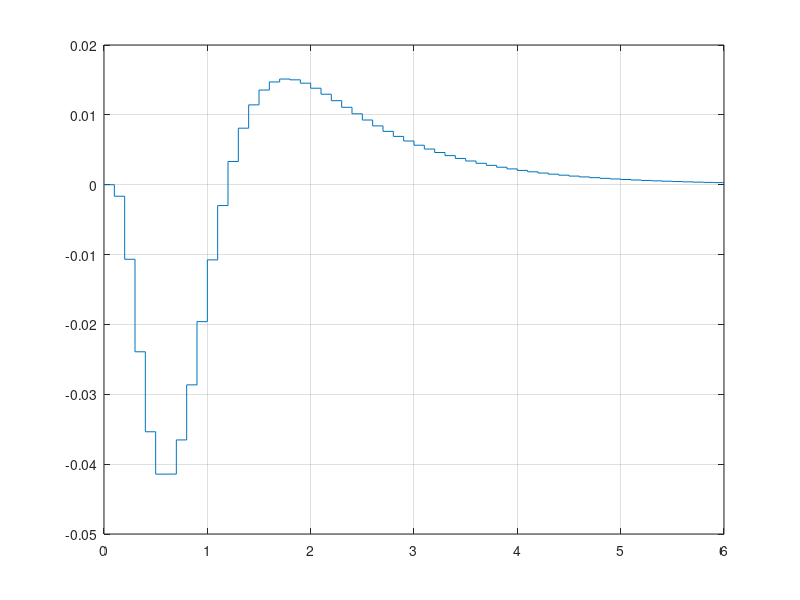

The MATLAB script that drew this image:
%% QUADROTOR BALANCING PENDULUM MODEL PREDICTIVE CONTROL SIMULATION
%
% MATLAB simulation of the paper A Flying Inverted Pendulum by Markus Hehn 
% and Raffaello D'Andrea 

%% INITIALIZATION 

% Constants
g = 9.81;   % m/s^2
L = 0.6;    % meters

% continuous-time state space matrices
Ac = [0   1 0 0 0;
     g/L 0 0 0 -g;
     0   0 0 1 0;
     0   0 0 0 g;
     0   0 0 0 0];
 
Bc = [0;0;0;0;1];

Cc = eye(size(Ac));
% outputs we are interested are
% - r1:     the displacement of 
% - r2:     velocity of pendulum relative to quadrotor
% - x1:     x-direction displacement of quadrotor relative to inertial
%           coordinate frame O
% - x2:     x-direction velocity of quadrotor relative to inertial
%           coordinate frame O
% - beta:   pitch angle of quad (rotation angle around y-axis)

% continuous-time state-space model
sysc = ss(Ac,Bc,Cc,[]);
 
%% CHECK CONTROLLABILITY OF CONTINUOUS TIME SYSTEM
 
% ctrb(A,B)
% 
% % not controllable
% % use Hautus test 
% 
% eigvals = eig(A);
% 
% for idx = 1:numel(eigvals)
%  lambda = eigvals(idx);
%  disp('Eigenvalue: ');
%  disp(lambda)
%  rk = rank([(eye(size(A))*lambda-A) B]);
%  disp('rank: ');
%  disp(rk);
%  disp('----------------');
% end

%% DISCRETIZE SYSTEM

Ts = 0.1;  % 10 ms sampling time
sysd = c2d(sysc,Ts);

A = sysd.A;
B = sysd.B;
C = sysd.C;

%% LINEAR QUADRATIC REGULATOR

% we have three uncontrollable modes lambda = 0,0,0

Q = eye(size(A));
R = 0.1;

[K,S,e] = dlqr(A,B,Q,R,[]);

%% SIMUALTION

sysd_closedloop = ss(A-B*K,B,C,[],Ts);

[states_trajectory, time] = step(sysd_closedloop);

%% PLOT SIMULATION RESULTS

figure(1);
clf;
stairs(time, states_trajectory(:,1));
grid();

%% PLOT SIMULATION GRAPHICALLY
show_trajectory = true;
















































% .